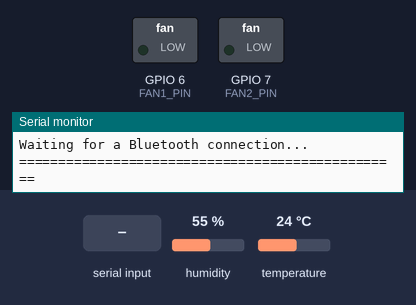
Bench run of a sketch on a simulated ESP32-S3. On the bench: switched loads named in the sketch (green lamp = pin HIGH), the last lines printed to the serial monitor. The inputs (shaded band) are chosen by the test bench; at power-on: humidity 55 %, temperature 24 °C. Nothing arrives over Bluetooth unless stated; a phone connects over Bluetooth LE 3 s after start.

Above: at 1.5 s.
1.6 s: "90,45\n" received over the second serial link
At 3.1 s:
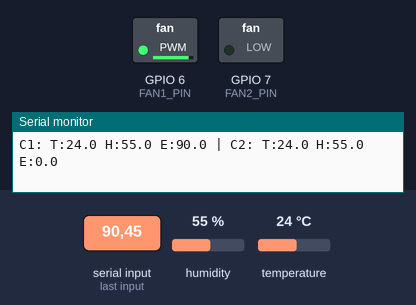
3.5 s: "30,150\n" received over the second serial link
At 4.7 s:
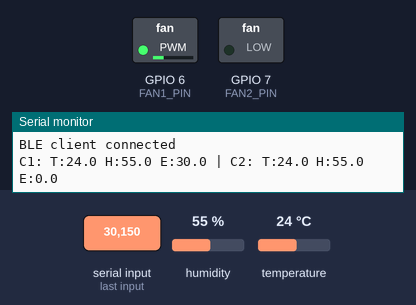
5.5 s: "90\n" received over the second serial link
At 6.5 s:
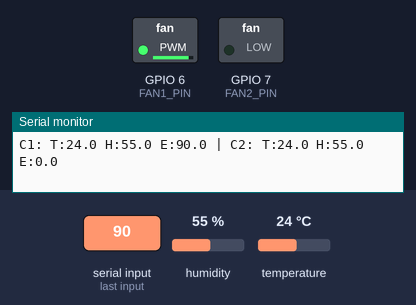
Timing chart, 0 to 8.5 s (numbered marks = the images above; inputs shaded):
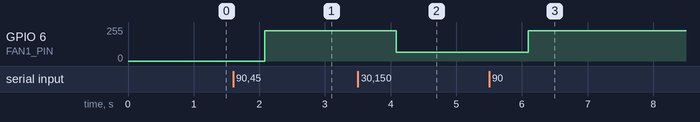

The sketch:

initialbackendcode.ino
```cpp
#include <BLEDevice.h>
#include <BLEServer.h>
#include <BLEUtils.h>
#include <BLE2902.h>
#include <Wire.h>
#include <Adafruit_SHT31.h>

// ==========================================
// PIN DEFINITIONS & HARDWARE
// ==========================================
// Container 1
#define SDA1_PIN 8
#define SCL1_PIN 9
#define RX1_PIN 17
#define TX1_PIN 18
#define FAN1_PIN 6

// Container 2
#define SDA2_PIN 4
#define SCL2_PIN 5
#define RX2_PIN 15
#define TX2_PIN 16
#define FAN2_PIN 7

// ==========================================
// BLE UUIDs
// ==========================================
#define SERVICE_UUID "6e400001-b5a8-f393-e0a9-e50e24dcca9e"
#define TX_CHAR_UUID "6e400003-b5a8-f393-e0a9-e50e24dcca9e"

// ==========================================
// OBJECTS
// ==========================================
TwoWire I2C_1 = TwoWire(0);
TwoWire I2C_2 = TwoWire(1);

Adafruit_SHT31 sht31_1 = Adafruit_SHT31(&I2C_1);
Adafruit_SHT31 sht31_2 = Adafruit_SHT31(&I2C_2);

HardwareSerial Ethylene1(1);
HardwareSerial Ethylene2(2);

BLEServer*         pServer = nullptr;
BLECharacteristic* pTx     = nullptr;
bool deviceConnected    = false;
bool oldDeviceConnected = false;
unsigned long lastSend  = 0;
const unsigned long SEND_INTERVAL_MS = 10000;

// ==========================================
// SENSOR VARIABLES
// ==========================================
float temp1 = 0.0, hum1 = 0.0, eth1 = 0.0;
float temp2 = 0.0, hum2 = 0.0, eth2 = 0.0;
unsigned long lastReadTime = 0;
const unsigned long READ_INTERVAL = 2000;

// Fan mapping (Ethylene ppm to PWM 0-255)
const float MIN_PPM = 5.0;
const float MAX_PPM = 100.0;
const int MIN_PWM = 0;
const int MAX_PWM = 255;

// ==========================================
// BLE CALLBACKS
// ==========================================
class TxCallbacks : public BLECharacteristicCallbacks {
  void onRead(BLECharacteristic* c) {
    Serial.println("<< READ from browser (keep-alive fired)");
  }
};

class ServerCallbacks : public BLEServerCallbacks {
  void onConnect(BLEServer* srv, esp_ble_gatts_cb_param_t* param) {
    deviceConnected = true;
    lastSend = millis() - SEND_INTERVAL_MS + 1500;
    // Request faster connection parameters (15ms-30ms interval)
    srv->updateConnParams(param->connect.remote_bda, 12, 24, 0, 400);
    Serial.println("BLE client connected");
  }
  void onDisconnect(BLEServer* srv) {
    deviceConnected = false;
    Serial.println("BLE client disconnected");
  }
};

// ==========================================
// HELPER: Read Ethylene
// ==========================================
float getEthyleneReading(HardwareSerial &serialPort) {
  if (serialPort.available()) {
    String data = serialPort.readStringUntil('\n');
    data.trim();
    float val = data.toFloat();
    if (val > 0.0 && val < 500.0) {
      return val;
    }
  }
  return -1.0;
}

// ==========================================
// SETUP
// ==========================================
void setup() {
  Serial.begin(115200);
  delay(300);

  // 1. Init I2C for SHT31s
  I2C_1.begin(SDA1_PIN, SCL1_PIN);
  I2C_2.begin(SDA2_PIN, SCL2_PIN);

  if (!sht31_1.begin(0x44)) {
    Serial.println("ERROR: SHT31 #1 not found on Container 1 bus!");
  }
  if (!sht31_2.begin(0x44)) {
    Serial.println("ERROR: SHT31 #2 not found on Container 2 bus!");
  }

  // 2. Init UART for Ethylene sensors
  Ethylene1.begin(9600, SERIAL_8N1, RX1_PIN, TX1_PIN);
  Ethylene2.begin(9600, SERIAL_8N1, RX2_PIN, TX2_PIN);

  // 3. Init PWM for Fans
  ledcSetup(0, 25000, 8);
  ledcAttachPin(FAN1_PIN, 0);
  ledcWrite(0, 0);

  ledcSetup(1, 25000, 8);
  ledcAttachPin(FAN2_PIN, 1);
  ledcWrite(1, 0);

  // 4. Init BLE (Tuned for Discoverability)
  Serial.println("Initializing BLE...");
  BLEDevice::init("ESP32-S3 N16R8-Storage"); // This sets the name Android/Windows will see
  BLEDevice::setMTU(100);           // Required for long strings

  pServer = BLEDevice::createServer();
  pServer->setCallbacks(new ServerCallbacks());

  BLEService* service = pServer->createService(SERVICE_UUID);

  pTx = service->createCharacteristic(
          TX_CHAR_UUID,
          BLECharacteristic::PROPERTY_READ | BLECharacteristic::PROPERTY_NOTIFY);
  pTx->addDescriptor(new BLE2902());
  pTx->setValue("T1:--,H1:--,E1:--,T2:--,H2:--,E2:--\n");
  pTx->setCallbacks(new TxCallbacks());

  service->start();

  BLEAdvertising* adv = BLEDevice::getAdvertising();
  adv->addServiceUUID(SERVICE_UUID);
  adv->setScanResponse(true); // Ensures the name is sent back when scanners request it

  // ---> THESE TWO LINES MAKE IT DISCOVERABLE FASTER ON ANDROID/WINDOWS <---
  adv->setMinPreferred(0x06); // Helps with iPhone/Android connection intervals
  adv->setMaxPreferred(0x12);

  BLEDevice::startAdvertising();

  Serial.println("=================================================");
  Serial.println("Advertising as: ESP32-Storage");
  Serial.println("Waiting for a Bluetooth connection...");
  Serial.println("=================================================");
}

// ==========================================
// MAIN LOOP
// ==========================================
void loop() {
  // 1. Continuously read UART
  float newEth1 = getEthyleneReading(Ethylene1);
  if (newEth1 >= 0.0) eth1 = newEth1;

  float newEth2 = getEthyleneReading(Ethylene2);
  if (newEth2 >= 0.0) eth2 = newEth2;

  // 2. Every 2 seconds: Read SHTs, adjust fans, print to Serial
  if (millis() - lastReadTime >= READ_INTERVAL) {
    lastReadTime = millis();

    float t1 = sht31_1.readTemperature();
    float h1 = sht31_1.readHumidity();
    if (!isnan(t1)) temp1 = t1;
    if (!isnan(h1)) hum1 = h1;

    float t2 = sht31_2.readTemperature();
    float h2 = sht31_2.readHumidity();
    if (!isnan(t2)) temp2 = t2;
    if (!isnan(h2)) hum2 = h2;

    // Update Fans
    int fan1Speed = map(eth1 * 100, MIN_PPM * 100, MAX_PPM * 100, MIN_PWM, MAX_PWM);
    ledcWrite(0, constrain(fan1Speed, MIN_PWM, MAX_PWM));

    int fan2Speed = map(eth2 * 100, MIN_PPM * 100, MAX_PPM * 100, MIN_PWM, MAX_PWM);
    ledcWrite(1, constrain(fan2Speed, MIN_PWM, MAX_PWM));

    Serial.printf("C1: T:%.1f H:%.1f E:%.1f | C2: T:%.1f H:%.1f E:%.1f\n",
                  temp1, hum1, eth1, temp2, hum2, eth2);
  }

  // 3. Every 10 seconds: Send BLE Notification
  if (deviceConnected && millis() - lastSend >= SEND_INTERVAL_MS) {
    lastSend = millis();

    char msg[80];
    int len = snprintf(msg, sizeof(msg), "T1:%.1f,H1:%.1f,E1:%.1f,T2:%.1f,H2:%.1f,E2:%.1f\n",
                       temp1, hum1, eth1, temp2, hum2, eth2);

    pTx->setValue((uint8_t*)msg, len);
    pTx->notify();
    Serial.print("Sent BLE: "); Serial.print(msg);
  }

  // 4. Handle disconnects (Restart Advertising)
  if (!deviceConnected && oldDeviceConnected) {
    delay(500); // Give the Bluetooth stack a moment to clear
    pServer->startAdvertising(); // Restart advertising
    Serial.println("Client disconnected. Advertising again...");
  }
  oldDeviceConnected = deviceConnected;

  delay(10);
}
```

Measured:
- after the input at 1.6 s, GPIO 6 (FAN1_PIN): 0/255 → 227/255 after 0.48 s
- after the input at 3.5 s, GPIO 6 (FAN1_PIN): 227/255 → 67/255 after 0.59 s
- after the input at 5.5 s, GPIO 6 (FAN1_PIN): 67/255 → 227/255 after 0.59 s
